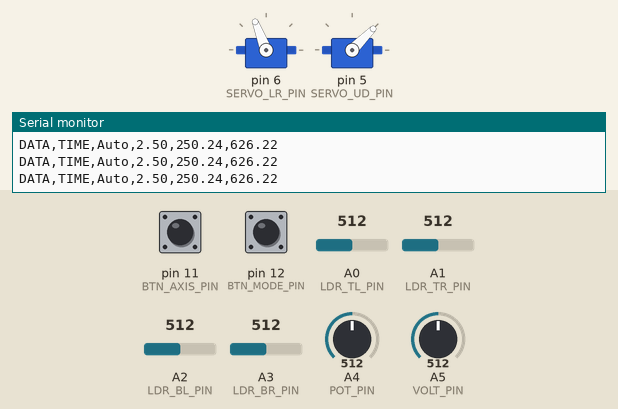
Recording of a sketch running on a simulated Arduino Uno, built with avr-gcc and run on an emulated ATmega328P. Parts: 2 × servo, the last lines printed to the serial monitor. The inputs (shaded band) are chosen by the test bench; at power-on: A0 (LDR_TL_PIN) = 512, pin 12 (BTN_MODE_PIN) HIGH, A2 (LDR_BL_PIN) = 512, A1 (LDR_TR_PIN) = 512, A3 (LDR_BR_PIN) = 512, pin 11 (BTN_AXIS_PIN) HIGH, A4 (POT_PIN) = 512, A5 (VOLT_PIN) = 512.

Above: at 1.7 s.
1.8 s: A0 (LDR_TL_PIN) set to 549
At 1.97 s:
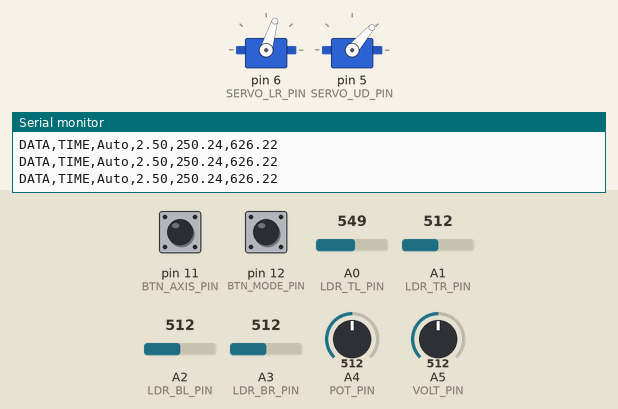
4.8 s: pin 12 (BTN_MODE_PIN) pulled LOW for 0.15 s
At 5.2 s:
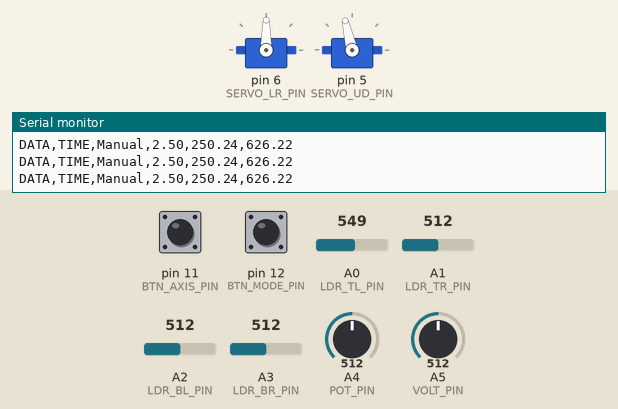
6.4 s: pin 12 (BTN_MODE_PIN) pulled LOW for 1 s
At 6.68 s:
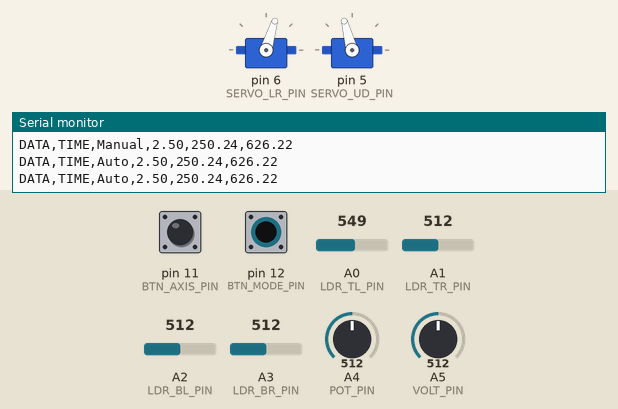
9.4 s: A2 (LDR_BL_PIN) set to 534
At 11.1 s:
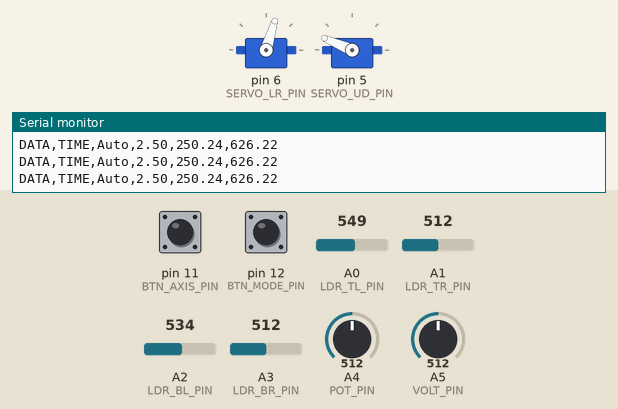
12.4 s: A1 (LDR_TR_PIN) set to 526
At 14.5 s:
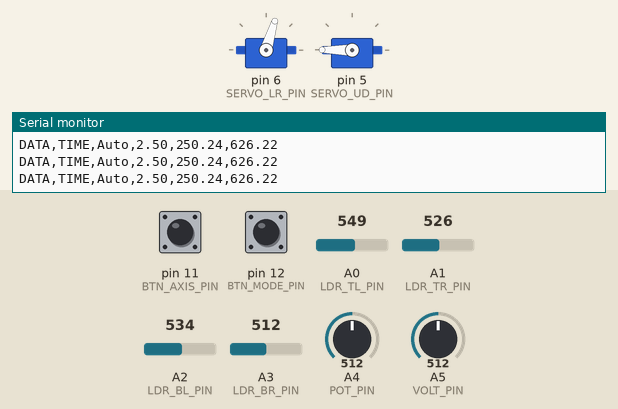
15.4 s: A3 (LDR_BR_PIN) set to 716
At 15.76 s:
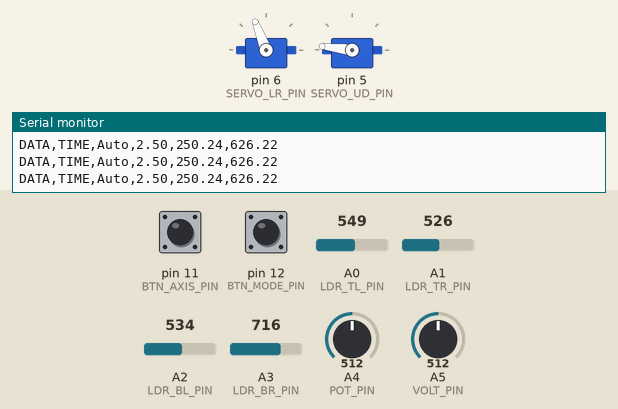
Timing chart, 0 to 22.2 s (numbered marks = the images above; inputs shaded):
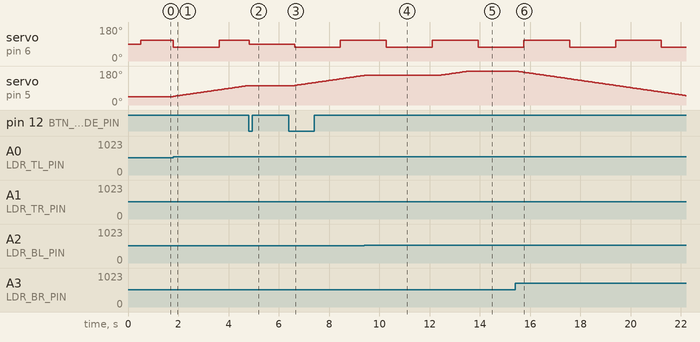

The sketch:

halfauto.ino
```cpp
/*
 * Project Group 4 SEMI - Dual-Axis Solar Tracker
 * Hardware: Arduino Uno R3, 2 Servos (LR = Continuous, UD = Standard), 4 LDRs
 * Features: Auto Sweep (LR) + Light Track (UD), Manual Mode, Excel Data Logging
 */

#include <Servo.h>

// --- Pin Definitions ---
#define LDR_TL_PIN A0  // Top-Left LDR
#define LDR_TR_PIN A1  // Top-Right LDR
#define LDR_BL_PIN A2  // Bottom-Left LDR
#define LDR_BR_PIN A3  // Bottom-Right LDR

#define POT_PIN A4     // Potentiometer for Manual Control
#define VOLT_PIN A5    // PV Panel Voltage Divider Input

#define SERVO_LR_PIN 6 // Left-Right Servo (Continuous Rotation)
#define SERVO_UD_PIN 5 // Up-Down Servo (Standard 180)

#define BTN_MODE_PIN 12 // Switch between Auto/Manual
#define BTN_AXIS_PIN 11 // Switch between LR/UD Servo in Manual

// --- Constants & Configuration ---
#define TOLERANCE 10
#define NIGHT_LIMIT 8
#define LOAD_RESISTANCE 10.0

Servo servoLR; // Continuous Rotation Servo
Servo servoUD; // Standard Servo

// --- Variables ---
bool isAutoMode = true;
bool manualControlLR = true;

int posUD = 45; // Initial position for UD

// Variables for Continuous Servo Timing
unsigned long lastSweepTime = 0;
bool spinningClockwise = true;
const long sweepInterval = 1800; // 2 Seconds

// Button State Tracking
int lastBtnModeState = HIGH;
int lastBtnAxisState = HIGH;

void setup() {
  Serial.begin(9600);
  Serial.println("CLEARDATA");
  Serial.println("LABEL,Time,Mode,Voltage(V),Current(mA),Power(mW)");

  servoLR.attach(SERVO_LR_PIN);
  servoUD.attach(SERVO_UD_PIN);

  pinMode(BTN_MODE_PIN, INPUT_PULLUP);
  pinMode(BTN_AXIS_PIN, INPUT_PULLUP);

  // Initial positions
  servoLR.write(90); // 90 = STOP for continuous servo
  servoUD.write(posUD);

  delay(500);
}

void loop() {
  // --- 1. Check Mode Switch Button ---
  int btnModeState = digitalRead(BTN_MODE_PIN);
  if (btnModeState == LOW && lastBtnModeState == HIGH) {
    isAutoMode = !isAutoMode;

    // Safety: Stop continuous servo immediately when switching modes
    servoLR.write(90);

    delay(200);
  }
  lastBtnModeState = btnModeState;

  // --- 2. Execute Mode Logic ---
  if (isAutoMode) {
    runAutomaticMode();
  } else {
    runManualMode();
  }

  // --- 3. Data Logging to Excel ---
  logDataToExcel();

  delay(50); // Reduced delay for better responsiveness
}

// --- Automatic Mode Logic ---
void runAutomaticMode() {
  // ------------------------------------------
  // PART A: Left-Right (Azimuth) - TIME SWEEP
  // ------------------------------------------
  unsigned long currentMillis = millis();

  // Check if 2 seconds have passed
  if (currentMillis - lastSweepTime >= sweepInterval) {
    lastSweepTime = currentMillis;       // Save time
    spinningClockwise = !spinningClockwise; // Toggle direction
  }

  // NOTE: For Continuous Servos:
  // 0   = Full speed Clockwise
  // 90  = Stop
  // 180 = Full speed Counter-Clockwise
  // (Adjust 0/180 or speed if direction is reversed for your wiring)

  if (spinningClockwise) {
    servoLR.write(111); // Rotate CW
  } else {
    servoLR.write(73);   // Rotate CCW
  }

  // ------------------------------------------
  // PART B: Up-Down (Elevation) - LIGHT TRACKING (Unchanged)
  // ------------------------------------------
  int tl = analogRead(LDR_TL_PIN);
  int tr = analogRead(LDR_TR_PIN);
  int bl = analogRead(LDR_BL_PIN);
  int br = analogRead(LDR_BR_PIN);

  int avgTop = (tl + tr) / 2;
  int avgBot = (bl + br) / 2;
  int avgSum = (avgTop + avgBot + (tl + bl)/2 + (tr + br)/2) / 4;

  // Night Mode Check
  if (avgSum < NIGHT_LIMIT) {
    servoUD.write(30); // Return to horizon
    // We do NOT stop LR sweep based on night mode based on your request,
    // but if you want it to stop at night, add logic here.
    return;
  }

  int diffElev = avgTop - avgBot;

  if (abs(diffElev) > TOLERANCE) {
    if (diffElev > 0) {
      posUD = posUD + 1; // Move Up
    } else {
      posUD = posUD - 1; // Move Down
    }
  }

  posUD = constrain(posUD, 0, 180);
  servoUD.write(posUD);
}

// --- Manual Mode Logic ---
void runManualMode() {
  int btnAxisState = digitalRead(BTN_AXIS_PIN);
  if (btnAxisState == LOW && lastBtnAxisState == HIGH) {
    manualControlLR = !manualControlLR;
    // Stop continuous servo when switching control to other axis
    servoLR.write(90);
    delay(200);
  }
  lastBtnAxisState = btnAxisState;

  int potVal = analogRead(POT_PIN);
  int angle = map(potVal, 0, 1023, 0, 180);

  if (manualControlLR) {
    // For Continuous Servo:
    // angle < 90 (CW), angle 90 (Stop), angle > 90 (CCW)
    servoLR.write(angle);
  } else {
    // For Standard Servo: Moves to position
    servoUD.write(angle);
    posUD = angle;
  }
}

// --- Data Logging Logic ---
void logDataToExcel() {
  float sensorValue = analogRead(VOLT_PIN);
  float voltage = sensorValue * (5.0 / 1023.0);
  float current = (voltage / LOAD_RESISTANCE) * 1000;
  float power = voltage * current;

  Serial.print("DATA,TIME,");
  if (isAutoMode) Serial.print("Auto");
  else Serial.print("Manual");
  Serial.print(",");
  Serial.print(voltage);
  Serial.print(",");
  Serial.print(current);
  Serial.print(",");
  Serial.println(power);
}
```

Measured:
- the behaviour switches between 533 and 534 on A0 (LDR_TL_PIN) (found by bisection; images 0 and 1)
- the behaviour switches between 527 and 528 on A2 (LDR_BL_PIN) (found by bisection; images 3 and 4)
- the behaviour switches between 518 and 519 on A1 (LDR_TR_PIN) (found by bisection; images 4 and 5)
- after the input at 1.8 s, servo on pin 5 (SERVO_UD_PIN): moves from 45° to 103° over 3.0 s, starting at once
- after the input at 4.8 s, servo on pin 6 (SERVO_LR_PIN): 111° → 90° at once; servo on pin 5 (SERVO_UD_PIN): stays 103° (without the input it goes to 104° after 0.03 s)
- after the input at 6.4 s, servo on pin 6 (SERVO_LR_PIN): 90° → 73° after 0.23 s, → 111° 1.8 s later; servo on pin 5 (SERVO_UD_PIN): moves from 103° to 157° over 2.8 s, starting after 0.23 s
- after the input at 9.4 s, servo on pin 5 (SERVO_UD_PIN): stays 157° (without the input it goes to 158° after 0.04 s)
- after the input at 12.4 s, servo on pin 5 (SERVO_UD_PIN): moves from 157° to 180° over 1.1 s, starting at once
- after the input at 15.4 s, servo on pin 5 (SERVO_UD_PIN): moves from 180° to 50° over 6.7 s, starting at once
